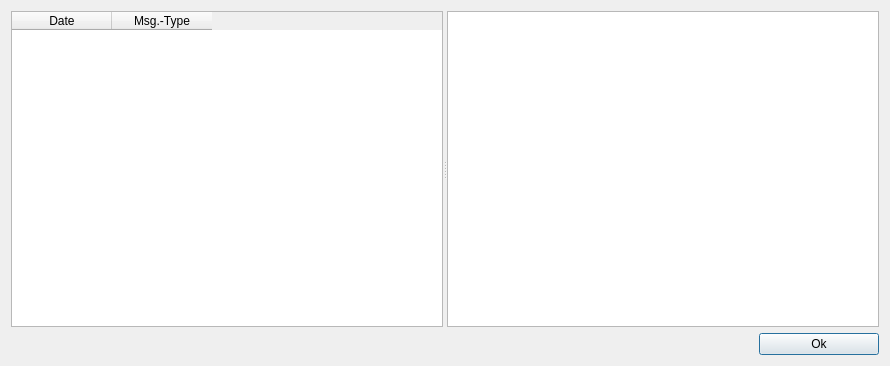
<?xml version="1.0" encoding="UTF-8"?>
<ui version="4.0">
 <class>ReceiveJobMessagesDlg</class>
 <widget class="QDialog" name="ReceiveJobMessagesDlg">
  <property name="geometry">
   <rect>
    <x>0</x>
    <y>0</y>
    <width>890</width>
    <height>366</height>
   </rect>
  </property>
  <property name="windowTitle">
   <string>Dialog</string>
  </property>
  <layout class="QGridLayout" name="gridLayout">
   <item row="2" column="0">
    <spacer name="horizontalSpacer">
     <property name="orientation">
      <enum>Qt::Horizontal</enum>
     </property>
     <property name="sizeHint" stdset="0">
      <size>
       <width>825</width>
       <height>20</height>
      </size>
     </property>
    </spacer>
   </item>
   <item row="2" column="1">
    <widget class="QPushButton" name="pbtOk">
     <property name="minimumSize">
      <size>
       <width>120</width>
       <height>0</height>
      </size>
     </property>
     <property name="maximumSize">
      <size>
       <width>120</width>
       <height>16777215</height>
      </size>
     </property>
     <property name="text">
      <string>Ok</string>
     </property>
    </widget>
   </item>
   <item row="0" column="0" colspan="2">
    <widget class="QSplitter" name="splitter">
     <property name="orientation">
      <enum>Qt::Horizontal</enum>
     </property>
     <property name="handleWidth">
      <number>4</number>
     </property>
     <widget class="QTableWidget" name="twgMessages">
      <property name="minimumSize">
       <size>
        <width>320</width>
        <height>0</height>
       </size>
      </property>
      <property name="maximumSize">
       <size>
        <width>16777215</width>
        <height>16777215</height>
       </size>
      </property>
      <property name="editTriggers">
       <set>QAbstractItemView::NoEditTriggers</set>
      </property>
      <property name="showDropIndicator" stdset="0">
       <bool>false</bool>
      </property>
      <property name="dragDropOverwriteMode">
       <bool>false</bool>
      </property>
      <property name="selectionBehavior">
       <enum>QAbstractItemView::SelectRows</enum>
      </property>
      <column>
       <property name="text">
        <string>Date</string>
       </property>
      </column>
      <column>
       <property name="text">
        <string>Msg.-Type</string>
       </property>
      </column>
     </widget>
     <widget class="QTextEdit" name="tedMessage">
      <property name="sizeIncrement">
       <size>
        <width>1</width>
        <height>0</height>
       </size>
      </property>
      <property name="readOnly">
       <bool>true</bool>
      </property>
     </widget>
    </widget>
   </item>
  </layout>
 </widget>
 <resources/>
 <connections>
  <connection>
   <sender>pbtOk</sender>
   <signal>clicked()</signal>
   <receiver>ReceiveJobMessagesDlg</receiver>
   <slot>accept()</slot>
   <hints>
    <hint type="sourcelabel">
     <x>881</x>
     <y>256</y>
    </hint>
    <hint type="destinationlabel">
     <x>813</x>
     <y>267</y>
    </hint>
   </hints>
  </connection>
 </connections>
</ui>
